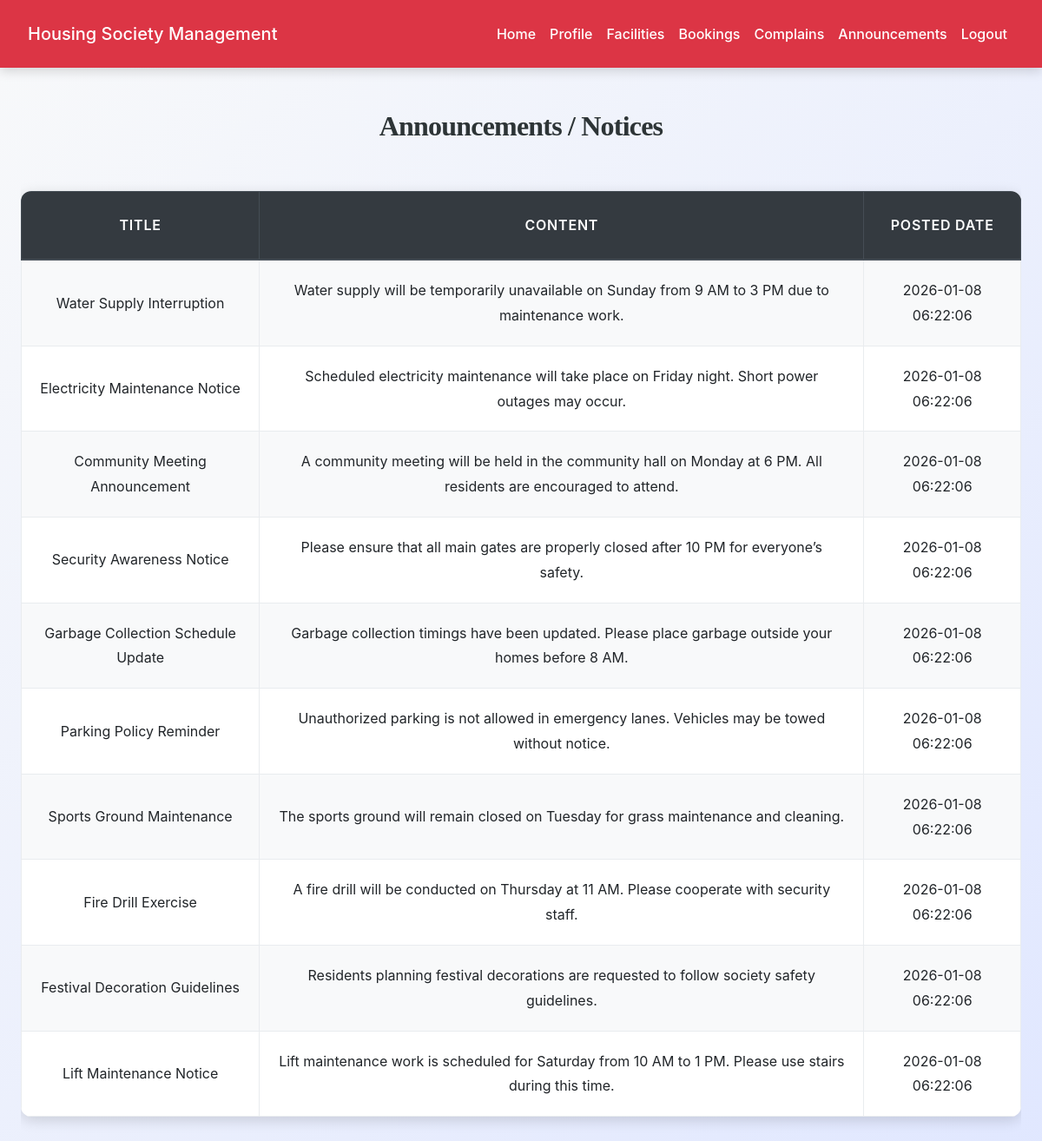
Page /resident/announcements.php (signed in) on the committed database.
### tables this page shows
CREATE TABLE `announcements` (
  `id` int(11) NOT NULL,
  `title` varchar(200) NOT NULL,
  `content` text NOT NULL,
  `posted_date` timestamp NOT NULL DEFAULT current_timestamp()
);

### resident/announcements.php (the view, shortened to what this page needs)
<?php
include('../config.php');
$result = mysqli_query($conn, "SELECT * FROM announcements ORDER BY posted_date DESC");
?>
<!DOCTYPE html>
<html lang="en">
<head>
    <link rel="stylesheet" href="https://maxcdn.bootstrapcdn.com/bootstrap/4.5.2/css/bootstrap.min.css">
    <link rel="stylesheet" href="../css/style.css">
</head>
<body>
<?php include('navbar.php'); ?>
<div class="container mt-5">
    <h2 class="mb-4">Announcements / Notices</h2>
    <?php if(mysqli_num_rows($result) > 0): ?>
        <div class="table-responsive">
            <table class="table table-bordered table-striped">
                <thead class="thead-dark">
                    <tr>
                        <th>Title</th>
                        <th>Content</th>
                        <th>Posted Date</th>
                    </tr>
                </thead>
                <tbody>
                    <?php while($row = mysqli_fetch_assoc($result)): ?>
                        <tr>
                            <td><?= htmlspecialchars($row['title']); ?></td>
                            <td><?= nl2br(htmlspecialchars($row['content'])); ?></td>
                            <td><?= $row['posted_date']; ?></td>
                        </tr>
                    <?php endwhile; ?>
                </tbody>
            </table>
        </div>
    <?php else: ?>
        <div class="alert alert-info text-center">No announcements found.</div>
    <?php endif; ?>
</div>
</body>
</html>

### css/style.css (style rules this page uses)
:root { --primary: #007bff; --secondary: #6c757d; --success: #28a745; --info: #17a2b8; --warning: #ffc107; --danger: #dc3545; --light: #f8f9fa; --dark: #2d3436; --accent: #ff6f61; --highlight: #6f42c1; --shadow: rgba(0, 0, 0, 0.15); --transition: all 0.3s ease-in-out; }
body { font-family: 'Inter', 'Segoe UI', Tahoma, Geneva, Verdana, sans-serif; background: linear-gradient(135deg, var(--light) 0%, #e0e7ff 100%); color: var(--dark); line-height: 1.8; margin: 0; padding: 0; min-height: 100vh; font-size: 16px; }
h1, h2, h3, h4 { text-align: center; margin: 2.5rem 0; font-family: 'Georgia', 'Times New Roman', serif; color: var(--dark); font-weight: 700; letter-spacing: -0.025em; }
h2 { font-size: 2rem; }
.container { max-width: 1200px; margin: 0 auto 3rem; padding: 0 1.5rem; }
.table { width: 100%; border-collapse: collapse; margin: 2rem 0; font-size: 1rem; background-color: #ffffff; border-radius: 12px; overflow: hidden; box-shadow: 0 4px 16px var(--shadow); transition: var(--transition); }
.table th, .table td { padding: 1.25rem; border: 1px solid #e9ecef; text-align: center; vertical-align: middle; }
.table thead th { background-color: rgb(0, 0, 0); color: white; font-weight: 600; text-transform: uppercase; letter-spacing: 0.05em; padding: 1.5rem; }
.table tbody tr { transition: var(--transition); }
.table tbody tr:nth-child(odd) { background-color: var(--light); }

### rows in the picture
announcements: title "Water Supply Interruption", content "Water supply will be temporarily unavailable on Sunday from 9 AM to 3 PM due to maintenance work.", posted_date "2026-01-08 06:22:06"
announcements: title "Electricity Maintenance Notice", content "Scheduled electricity maintenance will take place on Friday night. Short power outages may occur.", posted_date "2026-01-08 06:22:06"
announcements: title "Community Meeting Announcement", content "A community meeting will be held in the community hall on Monday at 6 PM. All residents are encouraged to attend.", posted_date "2026-01-08 06:22:06"
announcements: title "Security Awareness Notice", content "Please ensure that all main gates are properly closed after 10 PM for everyone’s safety.", posted_date "2026-01-08 06:22:06"
announcements: title "Garbage Collection Schedule Update", content "Garbage collection timings have been updated. Please place garbage outside your homes before 8 AM.", posted_date "2026-01-08 06:22:06"
announcements: title "Parking Policy Reminder", content "Unauthorized parking is not allowed in emergency lanes. Vehicles may be towed without notice.", posted_date "2026-01-08 06:22:06"
announcements: title "Sports Ground Maintenance", content "The sports ground will remain closed on Tuesday for grass maintenance and cleaning.", posted_date "2026-01-08 06:22:06"
announcements: title "Fire Drill Exercise", content "A fire drill will be conducted on Thursday at 11 AM. Please cooperate with security staff.", posted_date "2026-01-08 06:22:06"
announcements: title "Festival Decoration Guidelines", content "Residents planning festival decorations are requested to follow society safety guidelines.", posted_date "2026-01-08 06:22:06"
announcements: title "Lift Maintenance Notice", content "Lift maintenance work is scheduled for Saturday from 10 AM to 1 PM. Please use stairs during this time.", posted_date "2026-01-08 06:22:06"
